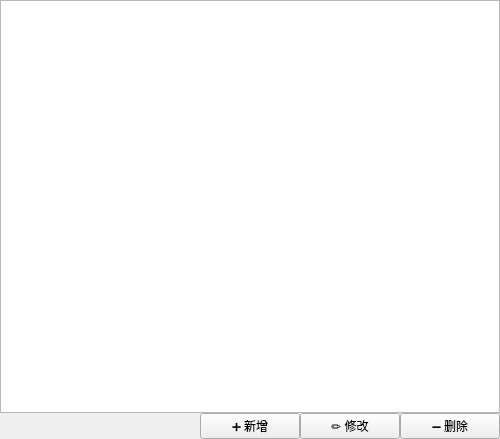
<?xml version="1.0" encoding="UTF-8"?>
<ui version="4.0">
 <class>VEMileageset</class>
 <widget class="QWidget" name="VEMileageset">
  <property name="geometry">
   <rect>
    <x>0</x>
    <y>0</y>
    <width>500</width>
    <height>439</height>
   </rect>
  </property>
  <property name="windowTitle">
   <string>Form</string>
  </property>
  <layout class="QVBoxLayout" name="verticalLayout">
   <property name="spacing">
    <number>0</number>
   </property>
   <property name="leftMargin">
    <number>0</number>
   </property>
   <property name="topMargin">
    <number>0</number>
   </property>
   <property name="rightMargin">
    <number>0</number>
   </property>
   <property name="bottomMargin">
    <number>0</number>
   </property>
   <item>
    <widget class="QTableView" name="tv"/>
   </item>
   <item>
    <layout class="QHBoxLayout" name="horizontalLayout">
     <property name="leftMargin">
      <number>200</number>
     </property>
     <item>
      <widget class="QPushButton" name="btn_add">
       <property name="text">
        <string>➕ 新增</string>
       </property>
      </widget>
     </item>
     <item>
      <widget class="QPushButton" name="btn_update">
       <property name="text">
        <string>✏️ 修改</string>
       </property>
      </widget>
     </item>
     <item>
      <widget class="QPushButton" name="btn_del">
       <property name="text">
        <string>➖ 删除</string>
       </property>
      </widget>
     </item>
    </layout>
   </item>
  </layout>
 </widget>
 <resources/>
 <connections/>
</ui>
